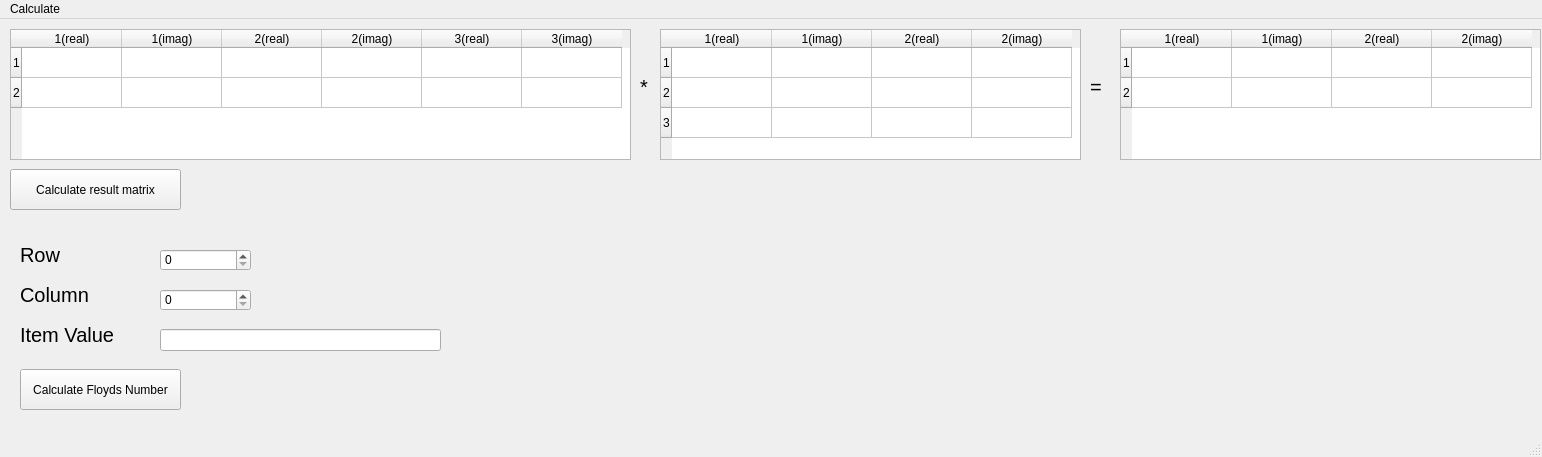
<?xml version="1.0" encoding="UTF-8"?>
<ui version="4.0">
 <class>MainWindow</class>
 <widget class="QMainWindow" name="MainWindow">
  <property name="geometry">
   <rect>
    <x>0</x>
    <y>0</y>
    <width>1542</width>
    <height>457</height>
   </rect>
  </property>
  <property name="font">
   <font>
    <pointsize>9</pointsize>
   </font>
  </property>
  <property name="windowTitle">
   <string>MainWindow</string>
  </property>
  <widget class="QWidget" name="centralwidget">
   <widget class="QPushButton" name="btnMatrix">
    <property name="geometry">
     <rect>
      <x>10</x>
      <y>150</y>
      <width>171</width>
      <height>41</height>
     </rect>
    </property>
    <property name="text">
     <string>Calculate result matrix</string>
    </property>
   </widget>
   <widget class="QTableWidget" name="tblMatrixA">
    <property name="geometry">
     <rect>
      <x>10</x>
      <y>10</y>
      <width>621</width>
      <height>131</height>
     </rect>
    </property>
    <row>
     <property name="text">
      <string>1</string>
     </property>
    </row>
    <row>
     <property name="text">
      <string>2</string>
     </property>
    </row>
    <column>
     <property name="text">
      <string>1(real)</string>
     </property>
    </column>
    <column>
     <property name="text">
      <string>1(imag)</string>
     </property>
    </column>
    <column>
     <property name="text">
      <string>2(real)</string>
     </property>
    </column>
    <column>
     <property name="text">
      <string>2(imag)</string>
     </property>
    </column>
    <column>
     <property name="text">
      <string>3(real)</string>
     </property>
    </column>
    <column>
     <property name="text">
      <string>3(imag)</string>
     </property>
    </column>
   </widget>
   <widget class="QTableWidget" name="tblMatrixB">
    <property name="geometry">
     <rect>
      <x>660</x>
      <y>10</y>
      <width>421</width>
      <height>131</height>
     </rect>
    </property>
    <row>
     <property name="text">
      <string>1</string>
     </property>
    </row>
    <row>
     <property name="text">
      <string>2</string>
     </property>
    </row>
    <row>
     <property name="text">
      <string>3</string>
     </property>
    </row>
    <column>
     <property name="text">
      <string>1(real)</string>
     </property>
    </column>
    <column>
     <property name="text">
      <string>1(imag)</string>
     </property>
    </column>
    <column>
     <property name="text">
      <string>2(real)</string>
     </property>
    </column>
    <column>
     <property name="text">
      <string>2(imag)</string>
     </property>
    </column>
   </widget>
   <widget class="QTableWidget" name="tblResultMatrix">
    <property name="geometry">
     <rect>
      <x>1120</x>
      <y>10</y>
      <width>421</width>
      <height>131</height>
     </rect>
    </property>
    <row>
     <property name="text">
      <string>1</string>
     </property>
    </row>
    <row>
     <property name="text">
      <string>2</string>
     </property>
    </row>
    <column>
     <property name="text">
      <string>1(real)</string>
     </property>
    </column>
    <column>
     <property name="text">
      <string>1(imag)</string>
     </property>
    </column>
    <column>
     <property name="text">
      <string>2(real)</string>
     </property>
    </column>
    <column>
     <property name="text">
      <string>2(imag)</string>
     </property>
    </column>
   </widget>
   <widget class="QLabel" name="label">
    <property name="geometry">
     <rect>
      <x>640</x>
      <y>60</y>
      <width>49</width>
      <height>16</height>
     </rect>
    </property>
    <property name="font">
     <font>
      <pointsize>15</pointsize>
     </font>
    </property>
    <property name="text">
     <string>*</string>
    </property>
   </widget>
   <widget class="QLabel" name="label_2">
    <property name="geometry">
     <rect>
      <x>1090</x>
      <y>60</y>
      <width>49</width>
      <height>16</height>
     </rect>
    </property>
    <property name="font">
     <font>
      <pointsize>15</pointsize>
     </font>
    </property>
    <property name="text">
     <string>=</string>
    </property>
   </widget>
   <widget class="QLabel" name="label_3">
    <property name="geometry">
     <rect>
      <x>20</x>
      <y>220</y>
      <width>51</width>
      <height>31</height>
     </rect>
    </property>
    <property name="font">
     <font>
      <pointsize>15</pointsize>
     </font>
    </property>
    <property name="text">
     <string>Row</string>
    </property>
   </widget>
   <widget class="QLabel" name="label_4">
    <property name="geometry">
     <rect>
      <x>20</x>
      <y>260</y>
      <width>81</width>
      <height>31</height>
     </rect>
    </property>
    <property name="font">
     <font>
      <pointsize>15</pointsize>
     </font>
    </property>
    <property name="text">
     <string>Column</string>
    </property>
   </widget>
   <widget class="QLabel" name="label_5">
    <property name="geometry">
     <rect>
      <x>20</x>
      <y>300</y>
      <width>101</width>
      <height>31</height>
     </rect>
    </property>
    <property name="font">
     <font>
      <pointsize>15</pointsize>
     </font>
    </property>
    <property name="text">
     <string>Item Value</string>
    </property>
   </widget>
   <widget class="QSpinBox" name="spnRow">
    <property name="geometry">
     <rect>
      <x>160</x>
      <y>230</y>
      <width>91</width>
      <height>22</height>
     </rect>
    </property>
   </widget>
   <widget class="QSpinBox" name="spnColumn">
    <property name="geometry">
     <rect>
      <x>160</x>
      <y>270</y>
      <width>91</width>
      <height>22</height>
     </rect>
    </property>
   </widget>
   <widget class="QPushButton" name="btnFloyd">
    <property name="geometry">
     <rect>
      <x>20</x>
      <y>350</y>
      <width>161</width>
      <height>41</height>
     </rect>
    </property>
    <property name="text">
     <string>Calculate Floyds Number</string>
    </property>
   </widget>
   <widget class="QLineEdit" name="edtItem">
    <property name="geometry">
     <rect>
      <x>160</x>
      <y>310</y>
      <width>281</width>
      <height>22</height>
     </rect>
    </property>
    <property name="readOnly">
     <bool>true</bool>
    </property>
   </widget>
  </widget>
  <widget class="QMenuBar" name="menubar">
   <property name="geometry">
    <rect>
     <x>0</x>
     <y>0</y>
     <width>1542</width>
     <height>22</height>
    </rect>
   </property>
   <widget class="QMenu" name="menuCalculate">
    <property name="title">
     <string>Calculate</string>
    </property>
   </widget>
   <addaction name="menuCalculate"/>
  </widget>
  <widget class="QStatusBar" name="statusbar"/>
 </widget>
 <resources/>
 <connections/>
</ui>
